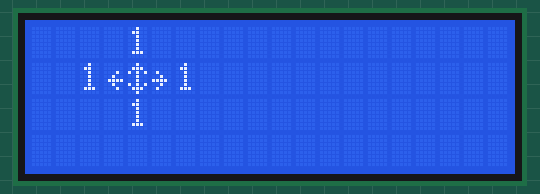
The sketch below on a simulated Arduino Mega 2560, built with avr-gcc and run on an emulated ATmega2560. Shown: 20×4 character LCD.

Above: at 0.33 s.
At 5.2 s:
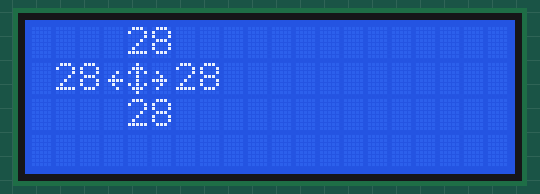
At 10.27 s:
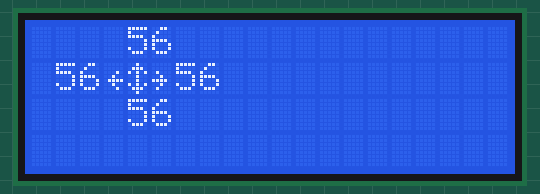
At 20.09 s:
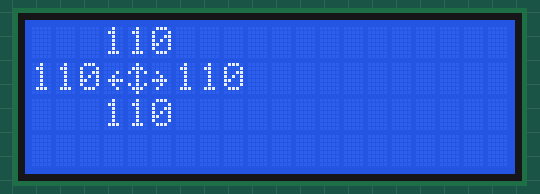
At 29.89 s:
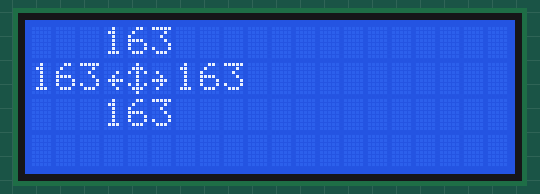
At 39.87 s:
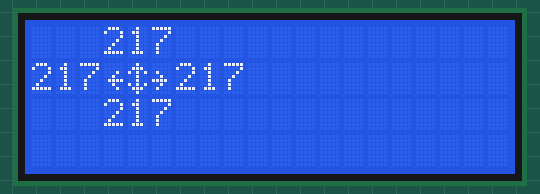

The sketch:

gcode_sender.ino
```cpp
#include <Wire.h>

#include <LiquidCrystal_I2C.h>

#define I2C_ADDR 0x3f
#define Rs_pin 0
#define Rw_pin 1
#define En_pin 2
#define BACKLIGHT_PIN 3
#define D4_pin 4
#define D5_pin 5
#define D6_pin 6
#define D7_pin 7
LiquidCrystal_I2C lcd(I2C_ADDR,En_pin,Rw_pin,Rs_pin,D4_pin,D5_pin,D6_pin,D7_pin);

byte arrow_up[8] = {
  0b00000,
  0b00100,
  0b01110,
  0b10101,
  0b00100,
  0b00100,
  0b00000,
  0b00000
};

byte arrow_right[8] = {

  0b00000,
  0b00000,
  0b01000,
  0b00100,
  0b11110,
  0b00100,
  0b01000,
  0b00000

};

byte arrow_left[8] = {

  0b00000,
  0b00000,
  0b00010,
  0b00100,
  0b01111,
  0b00100,
  0b00010,
  0b00000
};

byte arrow_up_down[8] = {
    0b00100,
    0b01110,
    0b10101,
    0b00100,
    0b00100,
    0b10101,
    0b01110,
    0b00100

};
int x_plus=0, x_minus=0, y_plus=0, y_minus=0;
int coord_view_pos[] ={2,0};
void setup() {
      lcd.begin (20,4);
    lcd.setBacklightPin(BACKLIGHT_PIN,POSITIVE);
    lcd.setBacklight(HIGH);
  // create a new character

  // create a new character
  lcd.createChar(1, arrow_up);
  // create a new character
  lcd.createChar(2, arrow_right);
  // create a new character
  lcd.createChar(3, arrow_up_down);
  // create a new character
  lcd.createChar(4, arrow_left);
lcd.setCursor(4, 1);
lcd.clear();
Print_coord();
}

void loop() {

    x_plus++;
    x_minus++;
    y_plus++;
    y_minus++;
    Print_coord();
    delay(100);


}


void Print_coord(){

for (int i=coord_view_pos[0]+3;i>coord_view_pos[0]-4;i--){
    for (int j=coord_view_pos[1];j<coord_view_pos[1]+10;j++){
        lcd.setCursor(j,i);
        lcd.print("");
    }

}

lcd.setCursor(coord_view_pos[1]+4, coord_view_pos[0]-1);
lcd.write(3);
lcd.setCursor(coord_view_pos[1]+3, coord_view_pos[0]-1);
lcd.write(4);
lcd.setCursor(coord_view_pos[1]+5, coord_view_pos[0]-1);
lcd.write(2);

lcd.setCursor(coord_view_pos[1]+5-ln_x_int(x_plus), coord_view_pos[0]-2);
lcd.print(x_plus);
lcd.setCursor(coord_view_pos[1]+5-ln_x_int(x_minus), coord_view_pos[0]);
lcd.print(x_minus);
lcd.setCursor(coord_view_pos[1]+6, coord_view_pos[0]-1);
lcd.print(y_plus);
lcd.setCursor(coord_view_pos[1]+4-ln_y_int(y_minus)-1, coord_view_pos[0]-1);
lcd.print(y_minus);

}

int ln_x_int(int val){
    if (val > 99)
    return 2;
    else if (val < 100)
    return 1;

}
int ln_y_int(int val){
    if (val < 100 && val>9)
    return 2;
    else if (val > 99)
    return 3;
    else
    return 1;
}
```
